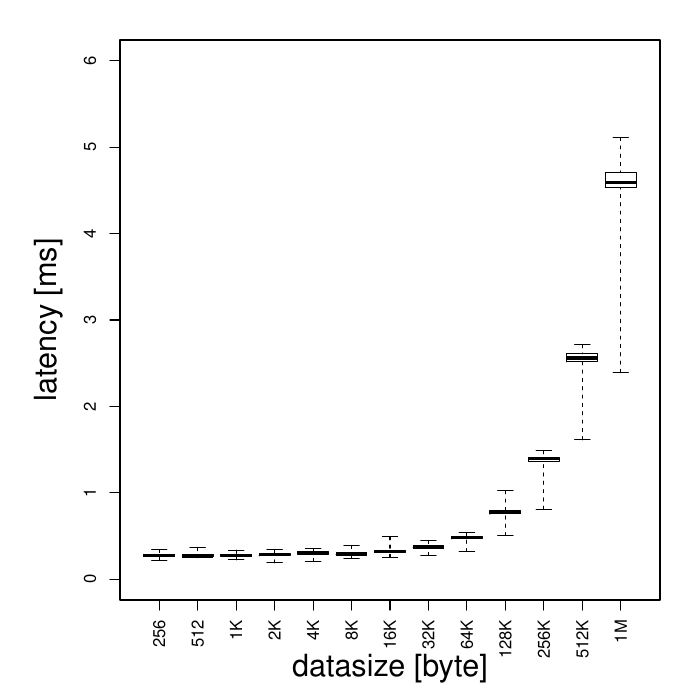

This figure's R source:
## read file data
d1 <- read.table("./transport_time/transport_time_256byte.txt")
d2 <- read.table("./transport_time/transport_time_512byte.txt")
d3 <- read.table("./transport_time/transport_time_1Kbyte.txt")
d4 <- read.table("./transport_time/transport_time_2Kbyte.txt")
d5 <- read.table("./transport_time/transport_time_4Kbyte.txt")
d6 <- read.table("./transport_time/transport_time_8Kbyte.txt")
d7 <- read.table("./transport_time/transport_time_16Kbyte.txt")
d8 <- read.table("./transport_time/transport_time_32Kbyte.txt")
d9 <- read.table("./transport_time/transport_time_64Kbyte.txt")
d10 <- read.table("./transport_time/transport_time_128Kbyte.txt")
d11 <- read.table("./transport_time/transport_time_256Kbyte.txt")
d12 <- read.table("./transport_time/transport_time_512Kbyte.txt")
d13 <- read.table("./transport_time/transport_time_1Mbyte.txt")
#d14 <- read.table("./transport_time/transport_time_2Mbyte.txt")
#d15 <- read.table("./transport_time/transport_time_4Mbyte.txt")

## marge data.frames
data <- cbind(d1, d2, d3, d4, d5, d6, d7, d8, d9, d10, d11, d12, d13) 

data <- as.matrix(data)                 # convert data type from data.frame into matrix

data <- data[11:110,]                  # extract 100 samples from 120 samples

data <- data * 1000                    # convert unit from sec to msec

## define item's name
colnames(data) <- c("256", "512", "1K", "2K", "4K", "8K", "16K", "32K", "64K", "128K", "256K", "512K", "1M")              


## graphic function
simple_BoxPlot <- function(data) {
    par(
        mar=c(5,6,2,2),                     # margin
        font.lab=15,                        # label font
        font.axis=15,                       # axis font
        cex.lab=1.8,                        # label font size
        cex.axis=0.7,                       # axis font size
        las=1                               # style
    )
    boxplot(
        data,
        xlab="datasize [byte]",             # x-axis label
        ylab="latency [msec]",              # y-axis label
#        ylim=c(0, 6),                     # y-axis data span
        range = 0                          # include outliers into boxplot
    )
}


## output file as pdf
pdf("simple_BoxPlot.pdf")            # start rendering graph as "BoxPlot.pdf"
simple_BoxPlot(data)
dev.off()                               # close rendering

## output file as eps
postscript("simple_BoxPlot.eps", horizontal = F, width = 10, height = 6)
simple_BoxPlot(data)
dev.off()

## output file as png
png("simple_BoxPlot.png", width = 800, height =600)
simple_BoxPlot(data)
dev.off()

